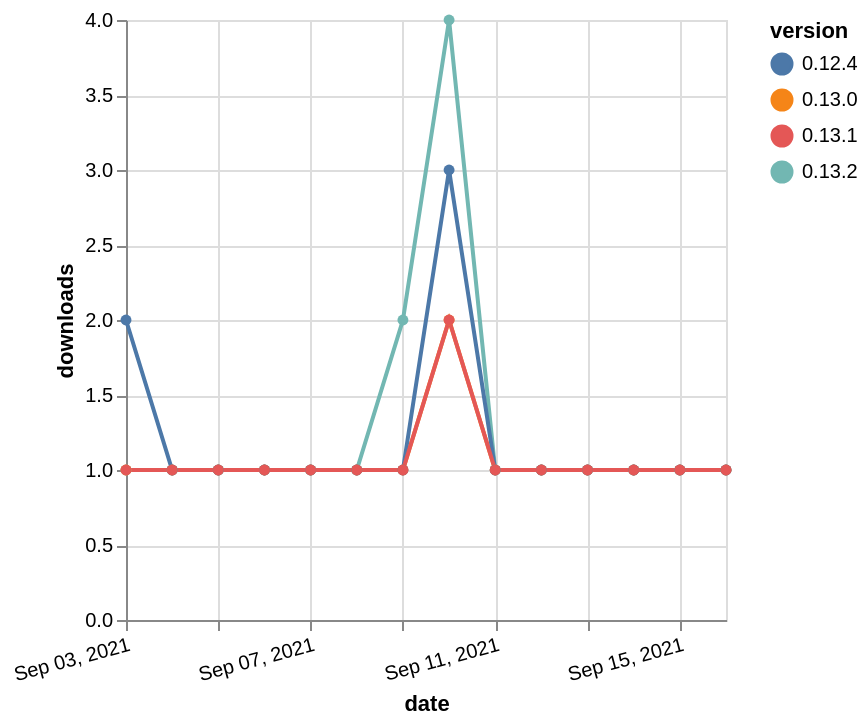

Vega-Lite specification for this chart:
### Vega-Lite specification from a JSON file in a GitHub repository (floating-point values rounded to 4 significant figures)
{"$schema": "https://vega.github.io/schema/vega-lite/v5.json", "description": "A simple bar chart with embedded data.", "data": {"values": [{"date": "2021-09-03", "total": 124, "delta": 1, "version": "0.13.2"}, {"date": "2021-09-04", "total": 125, "delta": 1, "version": "0.13.2"}, {"date": "2021-09-05", "total": 126, "delta": 1, "version": "0.13.2"}, {"date": "2021-09-06", "total": 127, "delta": 1, "version": "0.13.2"}, {"date": "2021-09-07", "total": 128, "delta": 1, "version": "0.13.2"}, {"date": "2021-09-08", "total": 129, "delta": 1, "version": "0.13.2"}, {"date": "2021-09-09", "total": 131, "delta": 2, "version": "0.13.2"}, {"date": "2021-09-10", "total": 135, "delta": 4, "version": "0.13.2"}, {"date": "2021-09-11", "total": 136, "delta": 1, "version": "0.13.2"}, {"date": "2021-09-12", "total": 137, "delta": 1, "version": "0.13.2"}, {"date": "2021-09-13", "total": 138, "delta": 1, "version": "0.13.2"}, {"date": "2021-09-14", "total": 139, "delta": 1, "version": "0.13.2"}, {"date": "2021-09-15", "total": 140, "delta": 1, "version": "0.13.2"}, {"date": "2021-09-16", "total": 141, "delta": 1, "version": "0.13.2"}, {"date": "2021-09-03", "total": 147, "delta": 1, "version": "0.13.0"}, {"date": "2021-09-04", "total": 148, "delta": 1, "version": "0.13.0"}, {"date": "2021-09-05", "total": 149, "delta": 1, "version": "0.13.0"}, {"date": "2021-09-06", "total": 150, "delta": 1, "version": "0.13.0"}, {"date": "2021-09-07", "total": 151, "delta": 1, "version": "0.13.0"}, {"date": "2021-09-08", "total": 152, "delta": 1, "version": "0.13.0"}, {"date": "2021-09-09", "total": 153, "delta": 1, "version": "0.13.0"}, {"date": "2021-09-10", "total": 155, "delta": 2, "version": "0.13.0"}, {"date": "2021-09-11", "total": 156, "delta": 1, "version": "0.13.0"}, {"date": "2021-09-12", "total": 157, "delta": 1, "version": "0.13.0"}, {"date": "2021-09-13", "total": 158, "delta": 1, "version": "0.13.0"}, {"date": "2021-09-14", "total": 159, "delta": 1, "version": "0.13.0"}, {"date": "2021-09-15", "total": 160, "delta": 1, "version": "0.13.0"}, {"date": "2021-09-16", "total": 161, "delta": 1, "version": "0.13.0"}, {"date": "2021-09-03", "total": 185, "delta": 2, "version": "0.12.4"}, {"date": "2021-09-04", "total": 186, "delta": 1, "version": "0.12.4"}, {"date": "2021-09-05", "total": 187, "delta": 1, "version": "0.12.4"}, {"date": "2021-09-06", "total": 188, "delta": 1, "version": "0.12.4"}, {"date": "2021-09-07", "total": 189, "delta": 1, "version": "0.12.4"}, {"date": "2021-09-08", "total": 190, "delta": 1, "version": "0.12.4"}, {"date": "2021-09-09", "total": 191, "delta": 1, "version": "0.12.4"}, {"date": "2021-09-10", "total": 194, "delta": 3, "version": "0.12.4"}, {"date": "2021-09-11", "total": 195, "delta": 1, "version": "0.12.4"}, {"date": "2021-09-12", "total": 196, "delta": 1, "version": "0.12.4"}, {"date": "2021-09-13", "total": 197, "delta": 1, "version": "0.12.4"}, {"date": "2021-09-14", "total": 198, "delta": 1, "version": "0.12.4"}, {"date": "2021-09-15", "total": 199, "delta": 1, "version": "0.12.4"}, {"date": "2021-09-16", "total": 200, "delta": 1, "version": "0.12.4"}, {"date": "2021-09-03", "total": 134, "delta": 1, "version": "0.13.1"}, {"date": "2021-09-04", "total": 135, "delta": 1, "version": "0.13.1"}, {"date": "2021-09-05", "total": 136, "delta": 1, "version": "0.13.1"}, {"date": "2021-09-06", "total": 137, "delta": 1, "version": "0.13.1"}, {"date": "2021-09-07", "total": 138, "delta": 1, "version": "0.13.1"}, {"date": "2021-09-08", "total": 139, "delta": 1, "version": "0.13.1"}, {"date": "2021-09-09", "total": 140, "delta": 1, "version": "0.13.1"}, {"date": "2021-09-10", "total": 142, "delta": 2, "version": "0.13.1"}, {"date": "2021-09-11", "total": 143, "delta": 1, "version": "0.13.1"}, {"date": "2021-09-12", "total": 144, "delta": 1, "version": "0.13.1"}, {"date": "2021-09-13", "total": 145, "delta": 1, "version": "0.13.1"}, {"date": "2021-09-14", "total": 146, "delta": 1, "version": "0.13.1"}, {"date": "2021-09-15", "total": 147, "delta": 1, "version": "0.13.1"}, {"date": "2021-09-16", "total": 148, "delta": 1, "version": "0.13.1"}]}, "width": "container", "mark": {"type": "line", "point": {"filled": true}}, "encoding": {"x": {"field": "date", "type": "temporal", "timeUnit": "yearmonthdate", "title": "date", "axis": {"labelAngle": -15}}, "y": {"field": "delta", "type": "quantitative", "title": "downloads"}, "color": {"field": "version", "type": "nominal"}, "tooltip": {"field": "delta"}}}
